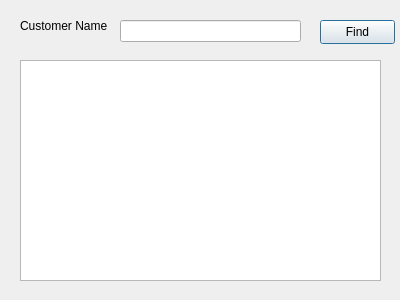
<?xml version="1.0" encoding="UTF-8"?>
<ui version="4.0">
 <class>ShowCustomer</class>
 <widget class="QDialog" name="ShowCustomer">
  <property name="geometry">
   <rect>
    <x>0</x>
    <y>0</y>
    <width>400</width>
    <height>300</height>
   </rect>
  </property>
  <property name="windowTitle">
   <string>Show Customer</string>
  </property>
  <widget class="QLabel" name="label">
   <property name="geometry">
    <rect>
     <x>20</x>
     <y>10</y>
     <width>91</width>
     <height>31</height>
    </rect>
   </property>
   <property name="text">
    <string>Customer Name</string>
   </property>
  </widget>
  <widget class="QLineEdit" name="txtFindname">
   <property name="geometry">
    <rect>
     <x>120</x>
     <y>20</y>
     <width>181</width>
     <height>22</height>
    </rect>
   </property>
  </widget>
  <widget class="QPushButton" name="btnfindCustomer">
   <property name="geometry">
    <rect>
     <x>320</x>
     <y>20</y>
     <width>75</width>
     <height>24</height>
    </rect>
   </property>
   <property name="text">
    <string>Find</string>
   </property>
  </widget>
  <widget class="QTableView" name="tableView">
   <property name="geometry">
    <rect>
     <x>20</x>
     <y>60</y>
     <width>361</width>
     <height>221</height>
    </rect>
   </property>
  </widget>
 </widget>
 <resources/>
 <connections/>
</ui>
